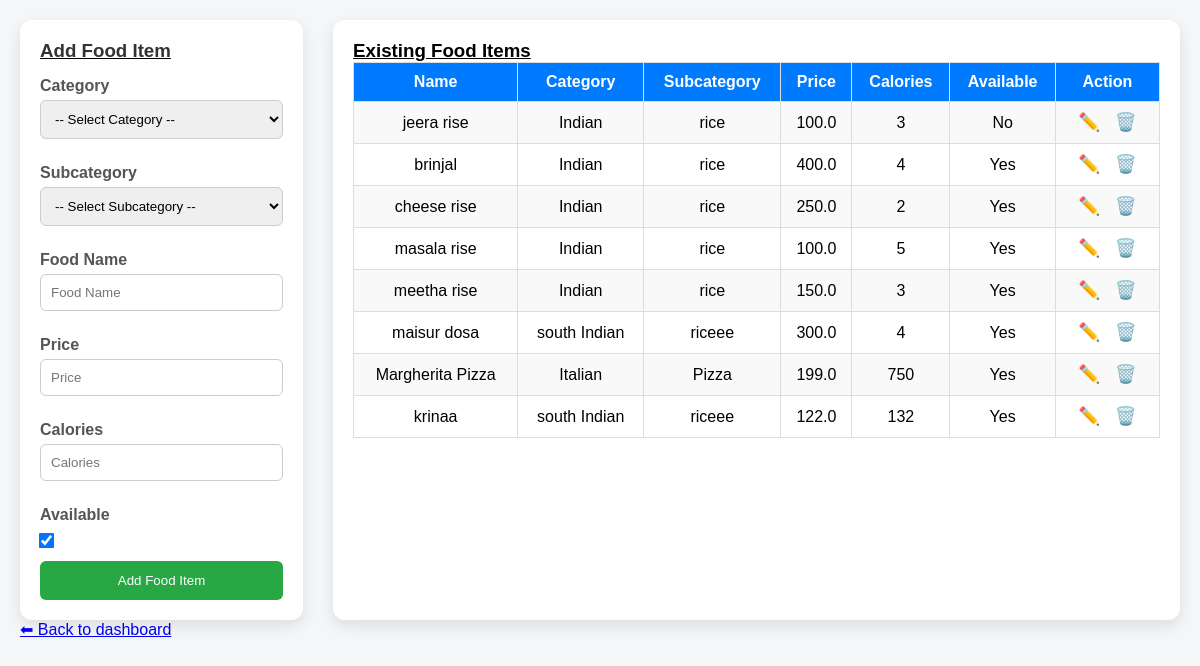
Page /dashboard/add-fooditem/ on the earlier database version.
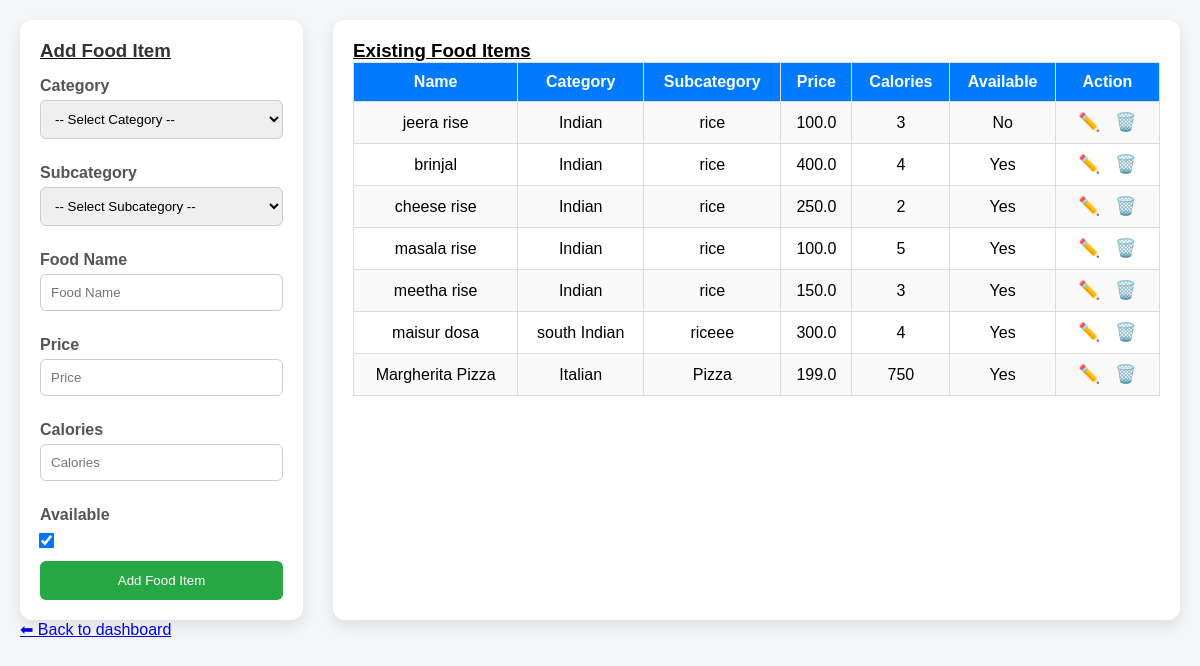
Same page on the later database version.
### adminpanel/models.py (models this page shows, shortened)
class FoodItem(models.Model):
    name = models.CharField(max_length=100)
    price = models.FloatField()
    is_available = models.BooleanField(default=True)
    calories = models.IntegerField()
    sub_cat = models.ForeignKey(FoodItemSubCategory, on_delete=models.CASCADE)

class FoodItemSubCategory(models.Model):
    subcategory_name = models.CharField(max_length=100)
    food_item_cat = models.ForeignKey(FoodItemCategory, on_delete=models.CASCADE)

class FoodItemCategory(models.Model):
    category_name = models.CharField(max_length=100)

### adminpanel/views.py (the view, shortened to what this page needs)
# urls.py: path('add-fooditem/', views.add_fooditem, name='add_fooditem'),
def add_fooditem(request):
    fooditems = FoodItem.objects.select_related('sub_cat__food_item_cat').all()
    categories = FoodItemCategory.objects.all()
    subcategories = FoodItemSubCategory.objects.all()
    return render(request, 'add/add_fooditem.html', {
        'fooditems': fooditems,
        'categories': categories,
        'subcategories': subcategories
    })

### templates/add/add_fooditem.html (shortened to what this page needs)
{% load static %}
<!DOCTYPE html>
<html>
<head>
    <link rel="stylesheet" href="{% static 'adminpanel/css/fooditem.css' %}">
</head>
<body>
<div class="container">
    <div class="left">
        <u><h3>Add Food Item</h3></u>
        <form method="post">
            <label>Category</label>
            <select name="category_id" required>
                <option value="">-- Select Category --</option>
            </select>
            <label>Subcategory</label>
            <select name="subcategory_id" required>
                <option value="">-- Select Subcategory --</option>
            </select>
            <label>Food Name</label>
            <input type="text" name="name" placeholder="Food Name" required>
            <label>Price</label>
            <input type="number" step="0.01" name="price" placeholder="Price" required>
            <label>Calories</label>
            <input type="number" name="calories" placeholder="Calories" required>
            <label>Available</label>
            <input type="checkbox" name="is_available" checked>
            <button type="submit">Add Food Item</button>
        </form>
    </div>
    <div class="right">
        <u><h3>Existing Food Items</h3></u>
        <table>
            <tr>
                <th>Name</th>
                <th>Category</th>
                <th>Subcategory</th>
                <th>Price</th>
                <th>Calories</th>
                <th>Available</th>
                <th>Action</th>
            </tr>
            {% for item in fooditems %}
            <tr>
                <td>{{ item.name }}</td>
                <td>{{ item.sub_cat.food_item_cat.category_name }}</td>
                <td>{{ item.sub_cat.subcategory_name }}</td>
                <td>{{ item.price }}</td>
                <td>{{ item.calories }}</td>
                <td>{{ item.is_available|yesno:"Yes,No" }}</td>
                <td>
                    <a href="{% url 'update_fooditem' item.id %}">✏️</a>
                    <a href="{% url 'delete_fooditem' item.id %}" onclick="return confirm('Are you sure you want to delete this food item?')">🗑️</a>
                </td>
            </tr>
            {% empty %}
            <tr>
                <td colspan="7">No food items found</td>
            </tr>
            {% endfor %}
        </table>
    </div>
</div>
<a href="{% url 'dashboard' %}" >⬅ Back to dashboard</a>
</body>
</html>

Differences in the rows shown:
removed FoodItem: name "krinaa", sub_cat.food_item_cat.category_name "south Indian", sub_cat.subcategory_name "riceee", price "122.0", calories "132", is_available "Yes"
